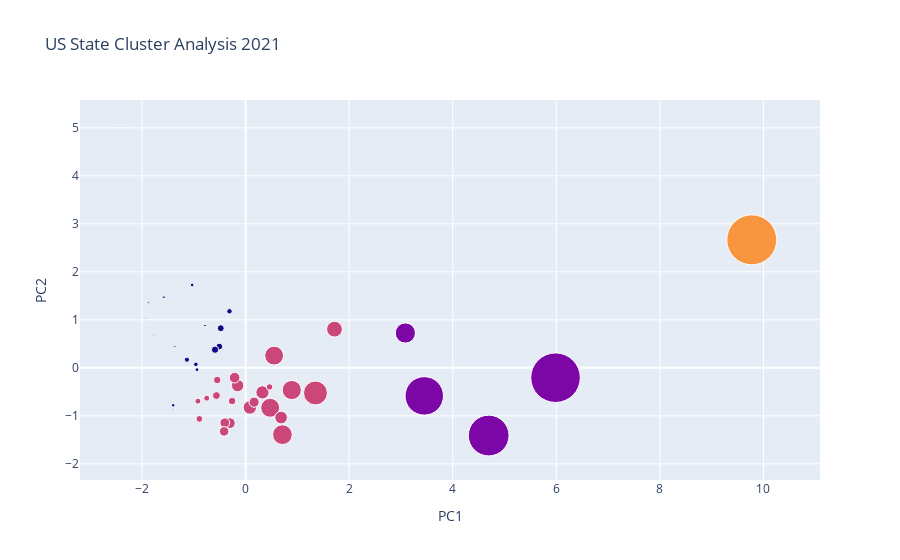

The cell this chart's notebook holds for it:
### Markdown cell above
#### 2021

### Code cell
warnings.filterwarnings('ignore')

clusterdf21, Z21, silhoutte21, ari21 = mda.cluster_algorithm(df21_processed, "KMeans")

fig21 = go.Figure(
    data=go.Scatter(
        x=clusterdf21["PC1"].values,
        y=clusterdf21["PC2"].values,
        text=clusterdf21.index,
        mode='markers',
        marker=go.Marker(
            size=df21_processed["deaths"],
            sizemode='diameter',
            sizeref=df21_processed["deaths"].max()/50,
            opacity=1,
            color=Z21
        )
    )
)

fig21.update_layout(
    go.Layout(
        title='US State Cluster Analysis 2021',
        xaxis=go.XAxis(title="PC1", showgrid=True, zeroline=True, showticklabels=True),
        yaxis=go.YAxis(title="PC2", showgrid=True, zeroline=True, showticklabels=True),
        hovermode='closest'
    )
)

fig21.show()

### Figure 1 — Plotly figure (JSON) as saved in the notebook; plotly's stock layout.template omitted (floating-point values rounded to 4 significant figures)
{"data": [{"marker": {"color": [2, 4, 2, 2, 3, 0, 2, 0, 1, 2, 0, 1, 2, 0, 0, 2, 2, 0, 2, 2, 2, 0, 2, 2, 0, 0, 0, 0, 2, 0, 1, 2, 0, 2, 2, 0, 2, 0, 2, 0, 2, 1, 0, 0, 2, 2, 0, 0, 0], "opacity": 1, "size": [16455, 954, 24229, 9148, 76709, 10480, 9161, 2286, 62504, 30283, 4163, 31017, 19037, 7858, 7030, 12149, 14986, 1531, 11758, 20273, 28984, 10656, 10450, 16223, 2907, 3336, 8420, 1961, 29037, 5857, 58993, 19436, 2057, 29447, 11552, 5655, 36705, 3066, 14636, 2486, 20640, 76062, 3787, 471, 15587, 9904, 5336, 11173, 1526], "sizemode": "diameter", "sizeref": 1534.0}, "mode": "markers", "text": ["Alabama", "Alaska", "Arizona", "Arkansas", "California", "Colorado", "Connecticut", "Delaware", "Florida", "Georgia", "Idaho", "Illinois", "Indiana", "Iowa", "Kansas", "Kentucky", "Louisiana", "Maine", "Maryland", "Massachusetts", "Michigan", "Minnesota", "Mississippi", "Missouri", "Montana", "Nebraska", "Nevada", "New Hampshire", "New Jersey", "New Mexico", "New York", "North Carolina", "North Dakota", "Ohio", "Oklahoma", "Oregon", "Pennsylvania", "Rhode Island", "South Carolina", "South Dakota", "Tennessee", "Texas", "Utah", "Vermont", "Virginia", "Washington", "West Virginia", "Wisconsin", "Wyoming"], "type": "scatter", "x": [-0.3026, -2.424, 1.717, -0.9199, 9.773, -0.5077, -0.7503, -1.408, 4.694, 0.7115, -1.576, 3.085, -0.1528, -1.132, -0.9594, -0.5627, -0.4011, -1.731, -0.2602, 0.3262, 0.5513, -0.4782, -0.8915, -0.2115, -1.876, -1.365, -0.3103, -1.62, 0.4749, -0.938, 3.45, 0.6863, -1.932, 0.8918, -0.5473, -1.032, 1.349, -1.412, -0.4141, -1.778, 0.08318, 5.985, -0.7851, -1.882, 0.1651, 0.4626, -1.398, -0.5892, -1.858], "y": [-1.152, 5.121, 0.805, -0.6938, 2.666, 0.4426, -0.6318, -0.8643, -1.411, -1.392, 1.471, 0.7252, -0.3701, 0.1699, 0.07233, -0.5778, -1.146, -0.5343, -0.6913, -0.5113, 0.2547, 0.8251, -1.064, -0.2049, 1.363, 0.4409, 1.177, -0.5395, -0.8326, -0.03822, -0.5847, -1.036, 1.032, -0.4622, -0.2551, 1.726, -0.5239, -0.7617, -1.324, 0.6863, -0.8252, -0.2056, 0.8801, -0.5663, -0.7149, -0.3991, -0.7804, 0.3772, 0.8577]}], "layout": {"hovermode": "closest", "title": {"text": "US State Cluster Analysis 2021"}, "xaxis": {"showgrid": true, "showticklabels": true, "title": {"text": "PC1"}, "zeroline": true}, "yaxis": {"showgrid": true, "showticklabels": true, "title": {"text": "PC2"}, "zeroline": true}}}
